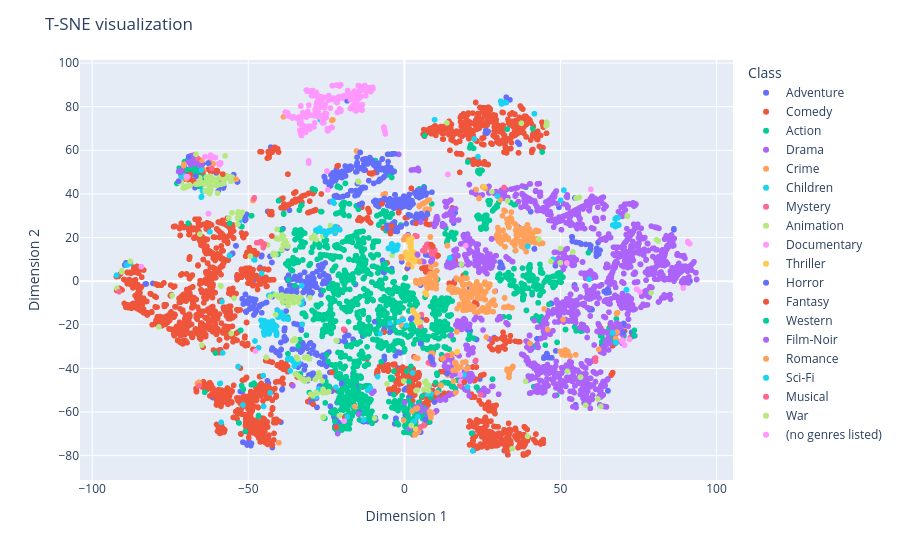

Notebook code for this chart:
### Code cell
fig = px.scatter(df_tsne, x = 'Dim1', y= 'Dim2', color= 'Class')
fig.update_layout(
    title="T-SNE visualization",
    xaxis_title="Dimension 1",
    yaxis_title="Dimension 2",
)
fig.show()

### Figure 1 — Plotly figure (JSON) as saved in the notebook; plotly's stock layout.template omitted (floating-point values rounded to 4 significant figures; data arrays with more than 128 entries replaced by an {"elided": "..."} marker saying what was removed)
{"data": [{"hovertemplate": "Class=Adventure<br>Dim1=%{x}<br>Dim2=%{y}<extra></extra>", "legendgroup": "Adventure", "marker": {"color": "#636efa", "symbol": "circle"}, "mode": "markers", "name": "Adventure", "showlegend": true, "type": "scattergl", "x": {"elided": "653 float values"}, "xaxis": "x", "y": {"elided": "653 float values"}, "yaxis": "y"}, {"hovertemplate": "Class=Comedy<br>Dim1=%{x}<br>Dim2=%{y}<extra></extra>", "legendgroup": "Comedy", "marker": {"color": "#EF553B", "symbol": "circle"}, "mode": "markers", "name": "Comedy", "showlegend": true, "type": "scattergl", "x": {"elided": "2779 float values"}, "xaxis": "x", "y": {"elided": "2779 float values"}, "yaxis": "y"}, {"hovertemplate": "Class=Action<br>Dim1=%{x}<br>Dim2=%{y}<extra></extra>", "legendgroup": "Action", "marker": {"color": "#00cc96", "symbol": "circle"}, "mode": "markers", "name": "Action", "showlegend": true, "type": "scattergl", "x": {"elided": "1828 float values"}, "xaxis": "x", "y": {"elided": "1828 float values"}, "yaxis": "y"}, {"hovertemplate": "Class=Drama<br>Dim1=%{x}<br>Dim2=%{y}<extra></extra>", "legendgroup": "Drama", "marker": {"color": "#ab63fa", "symbol": "circle"}, "mode": "markers", "name": "Drama", "showlegend": true, "type": "scattergl", "x": {"elided": "2226 float values"}, "xaxis": "x", "y": {"elided": "2226 float values"}, "yaxis": "y"}, {"hovertemplate": "Class=Crime<br>Dim1=%{x}<br>Dim2=%{y}<extra></extra>", "legendgroup": "Crime", "marker": {"color": "#FFA15A", "symbol": "circle"}, "mode": "markers", "name": "Crime", "showlegend": true, "type": "scattergl", "x": {"elided": "537 float values"}, "xaxis": "x", "y": {"elided": "537 float values"}, "yaxis": "y"}, {"hovertemplate": "Class=Children<br>Dim1=%{x}<br>Dim2=%{y}<extra></extra>", "legendgroup": "Children", "marker": {"color": "#19d3f3", "symbol": "circle"}, "mode": "markers", "name": "Children", "showlegend": true, "type": "scattergl", "x": {"elided": "197 float values"}, "xaxis": "x", "y": {"elided": "197 float values"}, "yaxis": "y"}, {"hovertemplate": "Class=Mystery<br>Dim1=%{x}<br>Dim2=%{y}<extra></extra>", "legendgroup": "Mystery", "marker": {"color": "#FF6692", "symbol": "circle"}, "mode": "markers", "name": "Mystery", "showlegend": true, "type": "scattergl", "x": [5.221, 3.9, 6.452, 9.692, 8.849, 8.885, 17.7, 10.44, 5.476, 10.47, 8.699, 7.689, 6.423, 10.45, 9.284, 8.833, 6.936, 6.269, 8.573, 3.464, 8.609, 7.506, 3.512, 13.78, 6.559, 8.689, 7.837, 5.871, 8.735, 9.745, 7.429, -48.09, 7.833, -48.2, 22.89, 8.725, 7.723, 8.962, 8.86, -1.558, 7.184, 9.049, 3.509, 4.032, -66.15, -21.39, 6.638, 5.139], "xaxis": "x", "y": [-66.83, -67.94, 13.83, 13.04, 12.91, 12.09, -47.9, 11.46, -15.34, 11.56, 12.23, 16.45, 13.8, 11.3, 13.98, 12.9, 15.54, -65.83, 14.53, 20.87, 12.68, 16.97, 20.73, -34.09, 13.67, 12.85, 16.49, 14.0, 14.44, 14.22, 16.33, 38.2, 16.67, 37.86, -36.32, 12.72, -37.43, 12.92, 12.35, -18.54, 16.79, 12.92, 20.75, 20.55, 56.28, 24.71, 15.46, -20.69], "yaxis": "y"}, {"hovertemplate": "Class=Animation<br>Dim1=%{x}<br>Dim2=%{y}<extra></extra>", "legendgroup": "Animation", "marker": {"color": "#B6E880", "symbol": "circle"}, "mode": "markers", "name": "Animation", "showlegend": true, "type": "scattergl", "x": {"elided": "298 float values"}, "xaxis": "x", "y": {"elided": "298 float values"}, "yaxis": "y"}, {"hovertemplate": "Class=Documentary<br>Dim1=%{x}<br>Dim2=%{y}<extra></extra>", "legendgroup": "Documentary", "marker": {"color": "#FF97FF", "symbol": "circle"}, "mode": "markers", "name": "Documentary", "showlegend": true, "type": "scattergl", "x": {"elided": "386 float values"}, "xaxis": "x", "y": {"elided": "386 float values"}, "yaxis": "y"}, {"hovertemplate": "Class=Thriller<br>Dim1=%{x}<br>Dim2=%{y}<extra></extra>", "legendgroup": "Thriller", "marker": {"color": "#FECB52", "symbol": "circle"}, "mode": "markers", "name": "Thriller", "showlegend": true, "type": "scattergl", "x": [3.283, 0.8793, 0.4445, 2.93, 1.676, 3.667, 0.8398, 3.812, 2.265, 0.1292, 16.86, 16.96, 2.269, 1.512, 4.36, 3.141, 1.801, 1.007, 1.576, 4.121, 2.329, 2.236, 4.381, 0.3785, 2.255, 3.707, 4.175, 2.295, 1.521, 1.891, 1.799, 1.621, 0.6748, 3.427, 0.5764, 2.017, 6.584, 0.9845, 4.09, 1.716, 1.007, 4.199, 0.3334, 3.946, 2.635, 4.417, 4.308, 2.007, 3.635, 3.59, 1.019, 2.129, 3.272, 2.365, 25.47, 4.039, 3.344, 2.069, 1.953, 2.09, 4.234, 2.096, 2.173, 3.817, 1.921, 1.647, 2.209, 2.112, 2.097, 1.577, 2.389, 2.069, 2.117, 2.931, 2.166, 2.067, 3.332, 1.864, 6.99, 2.386, 1.92, 1.911, 2.071, 4.254], "xaxis": "x", "y": [-14.96, 10.74, 13.22, 11.02, 11.68, -67.83, 11.97, -16.42, 12.74, 19.08, -32.68, -32.28, 13.07, 17.74, -18.13, 10.71, 9.745, 10.46, 9.066, 9.45, 14.1, 14.0, 9.538, 11.73, 14.17, 9.303, -18.63, 9.615, 10.04, 12.25, 7.789, 18.68, 12.1, 9.175, 12.78, 16.92, -5.344, 11.96, 9.431, 19.0, 10.55, -17.28, 12.64, -16.36, -13.59, -19.11, -16.07, 17.21, 9.354, 8.932, 10.63, 12.32, -14.94, 11.41, 43.31, -18.25, -15.04, 17.37, 7.348, 17.24, 9.478, 7.038, 13.58, 9.389, 18.93, 18.89, 13.78, 18.81, 18.73, 18.99, 6.697, 17.37, 15.54, 11.47, 14.95, 18.84, 13.06, 7.49, -5.931, 19.6, 6.992, 15.62, 17.35, -15.91], "yaxis": "y"}, {"hovertemplate": "Class=Horror<br>Dim1=%{x}<br>Dim2=%{y}<extra></extra>", "legendgroup": "Horror", "marker": {"color": "#636efa", "symbol": "circle"}, "mode": "markers", "name": "Horror", "showlegend": true, "type": "scattergl", "x": {"elided": "468 float values"}, "xaxis": "x", "y": {"elided": "468 float values"}, "yaxis": "y"}, {"hovertemplate": "Class=Fantasy<br>Dim1=%{x}<br>Dim2=%{y}<extra></extra>", "legendgroup": "Fantasy", "marker": {"color": "#EF553B", "symbol": "circle"}, "mode": "markers", "name": "Fantasy", "showlegend": true, "type": "scattergl", "x": [-9.818, -11.17, 19.19, 7.118, 2.227, -4.973, 7.803, 2.227, -66.73, 9.043, -21.19, -21.53, -4.443, 2.21, -64.68, -21.49, -19.19, -58.16, -5.157, -4.115, -4.461, -5.541, -11.16, 10.79, -42.45, 6.949, 9.088, -68.55, -10.59, 3.096, -7.139, -29.24, 3.733, 7.019, -10.39, -1.771, -1.777, -19.14, 8.559, -23.19, -21.87, -6.497], "xaxis": "x", "y": [49.64, 49.51, -46.33, -17.82, 42.53, -49.58, 25.9, 42.62, -49.21, 15.81, 52.98, 52.7, 22.36, 42.51, 50.0, 52.75, -22.45, 49.06, 5.193, 25.16, 21.83, 8.353, 49.52, 11.77, 20.69, -17.73, 15.97, 48.94, 49.38, -34.68, 35.47, -56.41, 26.51, 26.26, 49.44, 31.72, 31.75, -62.51, 16.74, -41.85, -66.99, -23.36], "yaxis": "y"}, {"hovertemplate": "Class=Western<br>Dim1=%{x}<br>Dim2=%{y}<extra></extra>", "legendgroup": "Western", "marker": {"color": "#00cc96", "symbol": "circle"}, "mode": "markers", "name": "Western", "showlegend": true, "type": "scattergl", "x": [-6.727, 51.59, -5.966, -4.727, -6.262, -4.167, 39.12, -4.243, -6.352, -6.018, -6.412, -6.299, -6.242, -3.986, -4.889, -3.954, 39.08, -5.141, -6.466, -69.24, -3.402, 51.64, -6.209], "xaxis": "x", "y": [7.666, -22.2, 8.083, 4.876, 7.388, 4.451, -13.43, 4.535, 6.791, 5.566, 6.34, 7.548, 7.758, 4.324, 5.091, 4.3, -13.41, 5.197, 7.412, 26.59, -41.27, -22.16, 7.781], "yaxis": "y"}, {"hovertemplate": "Class=Film-Noir<br>Dim1=%{x}<br>Dim2=%{y}<extra></extra>", "legendgroup": "Film-Noir", "marker": {"color": "#ab63fa", "symbol": "circle"}, "mode": "markers", "name": "Film-Noir", "showlegend": true, "type": "scattergl", "x": [4.189, 8.484, 6.226, 8.596, 27.93, 8.856, 5.242, 27.93, 8.948, 27.91, 4.281, 5.737], "xaxis": "x", "y": [12.28, 8.919, 8.858, 9.19, 19.35, 9.737, 27.07, 19.32, 9.992, 19.41, 12.01, 9.121], "yaxis": "y"}, {"hovertemplate": "Class=Romance<br>Dim1=%{x}<br>Dim2=%{y}<extra></extra>", "legendgroup": "Romance", "marker": {"color": "#FFA15A", "symbol": "circle"}, "mode": "markers", "name": "Romance", "showlegend": true, "type": "scattergl", "x": [34.21, 4.285, 3.531, 34.78, 33.53, 33.52, 3.592, 34.46, -66.06, -0.9537, 45.89, 40.24, 33.52, 34.71, 62.25, 34.76, 32.89, -22.17, -0.2107, 33.52, -0.891, -66.17, 32.88, 4.925, -40.21, 1.26, 3.594, -53.86, 33.52, -40.2, 33.6, 34.25, -1.022, -1.034, -3.223, 3.688, -66.14, -66.28], "xaxis": "x", "y": [-40.28, -35.37, -35.01, -39.37, -42.45, -42.43, -35.05, -39.81, -47.62, 11.07, -22.17, -28.54, -42.42, -39.24, -31.23, -39.06, -40.37, 23.44, 19.08, -43.92, 10.58, -46.84, -40.89, 8.846, -74.09, 7.636, -35.15, 46.72, -44.13, -74.1, -41.63, -40.15, -20.04, 11.15, 16.16, -35.11, -47.49, -46.85], "yaxis": "y"}, {"hovertemplate": "Class=Sci-Fi<br>Dim1=%{x}<br>Dim2=%{y}<extra></extra>", "legendgroup": "Sci-Fi", "marker": {"color": "#19d3f3", "symbol": "circle"}, "mode": "markers", "name": "Sci-Fi", "showlegend": true, "type": "scattergl", "x": [-4.61, 0.6259, -25.18, -20.66, -24.18, -23.06, -22.09, -7.698, -4.683, -2.155, -23.98, -28.32, -27.83, -3.953, -3.141, -28.32, -3.639, -27.87, -23.17, -27.1, -25.77, -26.65, -23.04, -23.02, -4.123, -21.14, -2.086, -22.04, -70.39, -26.55, -22.76, -26.68, -27.15, -4.979, -2.425, -24.81, -22.52, -0.51, -1.792, -4.028, -22.12, -13.04, -18.26, -5.075, -2.31, -22.2, -4.214, -22.92, -3.517, -22.94, -28.21, -27.28, -22.92, -23.98, -5.135, -0.3396, -2.133, -20.73, -3.566, -11.74, -65.03, -2.729], "xaxis": "x", "y": [-19.29, -20.27, 21.23, 23.56, 23.18, 36.58, 24.27, -24.01, 15.18, 16.36, 22.75, 23.34, 23.18, 16.98, 14.67, 23.34, 14.53, 23.21, 36.67, 24.35, 22.97, 22.88, 36.54, 36.55, 15.3, 23.72, 16.33, 25.02, 48.19, 22.82, 23.4, 22.91, 23.44, 15.08, 14.46, 22.08, 35.75, -17.59, -18.59, 17.07, 24.52, -63.65, -62.17, 14.98, 15.87, 24.43, 16.36, 36.67, 14.58, 36.7, 23.49, 24.09, 23.58, 22.87, 15.04, -17.65, 16.45, 23.6, 13.79, -50.01, 50.9, 14.49], "yaxis": "y"}, {"hovertemplate": "Class=Musical<br>Dim1=%{x}<br>Dim2=%{y}<extra></extra>", "legendgroup": "Musical", "marker": {"color": "#FF6692", "symbol": "circle"}, "mode": "markers", "name": "Musical", "showlegend": true, "type": "scattergl", "x": [-19.45, -46.94, -45.5, -45.07, 24.4, -45.05, -45.22, 61.24, -47.31, 31.93, -46.29, -46.89, -45.22, -45.22, -91.4, -45.91, -65.78, -46.14, 61.24, -45.14, -19.47, -44.83, -61.68], "xaxis": "x", "y": [-22.03, 17.62, 17.4, 17.01, -52.12, 17.0, 17.21, -35.2, 17.59, 42.9, 17.93, 17.6, 15.43, 15.4, -4.863, 18.06, -47.98, 17.92, -36.67, 16.87, -22.0, 16.94, 51.64], "yaxis": "y"}, {"hovertemplate": "Class=War<br>Dim1=%{x}<br>Dim2=%{y}<extra></extra>", "legendgroup": "War", "marker": {"color": "#B6E880", "symbol": "circle"}, "mode": "markers", "name": "War", "showlegend": true, "type": "scattergl", "x": [53.93, 53.94, 46.95, 53.98], "xaxis": "x", "y": [13.39, 13.41, 9.049, 13.36], "yaxis": "y"}, {"hovertemplate": "Class=(no genres listed)<br>Dim1=%{x}<br>Dim2=%{y}<extra></extra>", "legendgroup": "(no genres listed)", "marker": {"color": "#FF97FF", "symbol": "circle"}, "mode": "markers", "name": "(no genres listed)", "showlegend": true, "type": "scattergl", "x": [-69.42, -47.75, -19.29, -84.27, -6.105, -6.087, -6.105, -6.331, -6.485, 13.94, -58.83, -59.22, 13.95, -6.228, -6.564, -62.75, -6.476, -6.11, -6.11, -58.85, -59.47, -62.75, -59.14, -24.57, -58.83, -6.379, -59.47, 70.54, -59.14, -69.84, -58.82, -6.53, -6.366, 13.95], "xaxis": "x", "y": [47.85, -32.06, -64.18, 6.632, 67.74, 67.49, 67.74, 69.13, 70.12, 48.92, 54.24, 53.4, 48.92, 68.53, 70.69, 30.94, 69.94, 67.84, 67.81, 53.93, 53.99, 30.96, 54.13, 41.92, 54.24, 69.45, 53.99, -29.41, 54.13, 47.9, 54.21, 70.26, 69.33, 48.92], "yaxis": "y"}], "layout": {"legend": {"title": {"text": "Class"}, "tracegroupgap": 0}, "margin": {"t": 60}, "title": {"text": "T-SNE visualization"}, "xaxis": {"anchor": "y", "domain": [0, 1], "title": {"text": "Dimension 1"}}, "yaxis": {"anchor": "x", "domain": [0, 1], "title": {"text": "Dimension 2"}}}}
